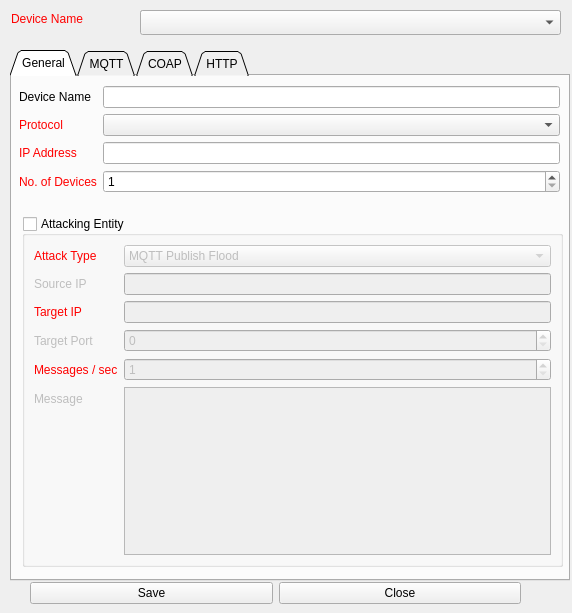
<?xml version="1.0" encoding="UTF-8"?>
<ui version="4.0">
 <class>frmNewDeviceTemplate</class>
 <widget class="QDialog" name="frmNewDeviceTemplate">
  <property name="geometry">
   <rect>
    <x>0</x>
    <y>0</y>
    <width>572</width>
    <height>613</height>
   </rect>
  </property>
  <property name="windowTitle">
   <string>New Device Template</string>
  </property>
  <widget class="QTabWidget" name="tbMain">
   <property name="geometry">
    <rect>
     <x>10</x>
     <y>50</y>
     <width>560</width>
     <height>531</height>
    </rect>
   </property>
   <property name="tabShape">
    <enum>QTabWidget::Triangular</enum>
   </property>
   <property name="currentIndex">
    <number>0</number>
   </property>
   <widget class="QWidget" name="tab">
    <attribute name="title">
     <string>General</string>
    </attribute>
    <widget class="QGroupBox" name="gbIsAttackingEntity">
     <property name="enabled">
      <bool>true</bool>
     </property>
     <property name="geometry">
      <rect>
       <x>10</x>
       <y>140</y>
       <width>541</width>
       <height>351</height>
      </rect>
     </property>
     <property name="title">
      <string>Attacking Entity</string>
     </property>
     <property name="checkable">
      <bool>true</bool>
     </property>
     <property name="checked">
      <bool>false</bool>
     </property>
     <layout class="QFormLayout" name="formLayout">
      <item row="0" column="0">
       <widget class="QLabel" name="label_4">
        <property name="styleSheet">
         <string notr="true">color: rgb(255, 0, 0);</string>
        </property>
        <property name="text">
         <string>Attack Type</string>
        </property>
       </widget>
      </item>
      <item row="0" column="1">
       <widget class="QComboBox" name="cmbAttackType">
        <item>
         <property name="text">
          <string>MQTT Publish Flood</string>
         </property>
        </item>
        <item>
         <property name="text">
          <string>MQTT Authentication Bypass</string>
         </property>
        </item>
        <item>
         <property name="text">
          <string>MQTT Crafted Packet</string>
         </property>
        </item>
        <item>
         <property name="text">
          <string>COAP PUT Flood</string>
         </property>
        </item>
        <item>
         <property name="text">
          <string>COAP Crafted Payload</string>
         </property>
        </item>
        <item>
         <property name="text">
          <string>TCP Flood</string>
         </property>
        </item>
        <item>
         <property name="text">
          <string>UDP Flood</string>
         </property>
        </item>
       </widget>
      </item>
      <item row="1" column="0">
       <widget class="QLabel" name="label_30">
        <property name="styleSheet">
         <string notr="true"/>
        </property>
        <property name="text">
         <string>Source IP</string>
        </property>
       </widget>
      </item>
      <item row="1" column="1">
       <widget class="QLineEdit" name="txtAttackingSourceIP"/>
      </item>
      <item row="2" column="0">
       <widget class="QLabel" name="label_14">
        <property name="styleSheet">
         <string notr="true">color: rgb(255, 0, 0);</string>
        </property>
        <property name="text">
         <string>Target IP</string>
        </property>
       </widget>
      </item>
      <item row="2" column="1">
       <widget class="QLineEdit" name="txtAttackingTargetIP"/>
      </item>
      <item row="3" column="0">
       <widget class="QLabel" name="label_28">
        <property name="styleSheet">
         <string notr="true"/>
        </property>
        <property name="text">
         <string>Target Port</string>
        </property>
       </widget>
      </item>
      <item row="3" column="1">
       <widget class="QSpinBox" name="sbAttackingTargetPort">
        <property name="maximum">
         <number>65535</number>
        </property>
       </widget>
      </item>
      <item row="4" column="0">
       <widget class="QLabel" name="label_29">
        <property name="styleSheet">
         <string notr="true">color: rgb(255, 0, 0);</string>
        </property>
        <property name="text">
         <string>Messages / sec</string>
        </property>
       </widget>
      </item>
      <item row="4" column="1">
       <widget class="QSpinBox" name="sbAttackingInterval">
        <property name="minimum">
         <number>1</number>
        </property>
        <property name="maximum">
         <number>1000</number>
        </property>
       </widget>
      </item>
      <item row="5" column="0">
       <widget class="QLabel" name="label_31">
        <property name="styleSheet">
         <string notr="true"/>
        </property>
        <property name="text">
         <string>Message</string>
        </property>
       </widget>
      </item>
      <item row="5" column="1">
       <widget class="QPlainTextEdit" name="txtAttackingMsg"/>
      </item>
     </layout>
    </widget>
    <widget class="QWidget" name="layoutWidget">
     <property name="geometry">
      <rect>
       <x>7</x>
       <y>10</y>
       <width>541</width>
       <height>121</height>
      </rect>
     </property>
     <layout class="QFormLayout" name="formLayout_4">
      <item row="0" column="0">
       <widget class="QLabel" name="lblDeviceName2">
        <property name="styleSheet">
         <string notr="true"/>
        </property>
        <property name="text">
         <string>Device Name</string>
        </property>
       </widget>
      </item>
      <item row="0" column="1">
       <widget class="QLineEdit" name="txtDeviceName2"/>
      </item>
      <item row="1" column="0">
       <widget class="QLabel" name="label_13">
        <property name="styleSheet">
         <string notr="true">color: rgb(255, 0, 0);</string>
        </property>
        <property name="text">
         <string>Protocol</string>
        </property>
       </widget>
      </item>
      <item row="1" column="1">
       <widget class="QComboBox" name="cmbProtocol">
        <item>
         <property name="text">
          <string/>
         </property>
        </item>
        <item>
         <property name="text">
          <string>MQTT</string>
         </property>
        </item>
        <item>
         <property name="text">
          <string>COAP</string>
         </property>
        </item>
       </widget>
      </item>
      <item row="2" column="0">
       <widget class="QLabel" name="label">
        <property name="styleSheet">
         <string notr="true">color: rgb(255, 0, 0);</string>
        </property>
        <property name="text">
         <string>IP Address</string>
        </property>
       </widget>
      </item>
      <item row="2" column="1">
       <widget class="QLineEdit" name="txtIPAddress">
        <property name="text">
         <string/>
        </property>
       </widget>
      </item>
      <item row="3" column="0">
       <widget class="QLabel" name="label_12">
        <property name="styleSheet">
         <string notr="true">color: rgb(255, 0, 0);</string>
        </property>
        <property name="text">
         <string>No. of Devices</string>
        </property>
       </widget>
      </item>
      <item row="3" column="1">
       <widget class="QSpinBox" name="sbNumofDevices">
        <property name="minimum">
         <number>1</number>
        </property>
        <property name="maximum">
         <number>1000</number>
        </property>
        <property name="value">
         <number>1</number>
        </property>
       </widget>
      </item>
     </layout>
    </widget>
   </widget>
   <widget class="QWidget" name="tpMQTT">
    <attribute name="title">
     <string>MQTT</string>
    </attribute>
    <widget class="QGroupBox" name="groupBox_3">
     <property name="geometry">
      <rect>
       <x>9</x>
       <y>44</y>
       <width>231</width>
       <height>111</height>
      </rect>
     </property>
     <property name="title">
      <string>Broker Port</string>
     </property>
     <widget class="QWidget" name="layoutWidget">
      <property name="geometry">
       <rect>
        <x>13</x>
        <y>33</y>
        <width>211</width>
        <height>60</height>
       </rect>
      </property>
      <layout class="QFormLayout" name="formLayout_2">
       <item row="0" column="0">
        <widget class="QRadioButton" name="rbMQTTRegular">
         <property name="text">
          <string>Regular</string>
         </property>
         <property name="checked">
          <bool>true</bool>
         </property>
        </widget>
       </item>
       <item row="0" column="1">
        <widget class="QSpinBox" name="sbBrokerPortRegular">
         <property name="maximum">
          <number>65535</number>
         </property>
         <property name="value">
          <number>1883</number>
         </property>
        </widget>
       </item>
       <item row="1" column="0">
        <widget class="QRadioButton" name="rbMQTTTLS">
         <property name="text">
          <string>TLS</string>
         </property>
        </widget>
       </item>
       <item row="1" column="1">
        <widget class="QSpinBox" name="sbBrokerportTLS">
         <property name="maximum">
          <number>65535</number>
         </property>
         <property name="value">
          <number>8883</number>
         </property>
        </widget>
       </item>
      </layout>
     </widget>
    </widget>
    <widget class="QGroupBox" name="gbBrookerAuthentication">
     <property name="geometry">
      <rect>
       <x>250</x>
       <y>50</y>
       <width>301</width>
       <height>102</height>
      </rect>
     </property>
     <property name="title">
      <string>Broker Authentication</string>
     </property>
     <property name="checkable">
      <bool>true</bool>
     </property>
     <property name="checked">
      <bool>false</bool>
     </property>
     <layout class="QVBoxLayout" name="verticalLayout_6">
      <item>
       <layout class="QFormLayout" name="formLayout_3">
        <item row="0" column="0">
         <widget class="QLabel" name="label_10">
          <property name="styleSheet">
           <string notr="true">color: rgb(255, 0, 0);</string>
          </property>
          <property name="text">
           <string>User Name</string>
          </property>
         </widget>
        </item>
        <item row="0" column="1">
         <widget class="QLineEdit" name="txtBrokerUserName"/>
        </item>
        <item row="1" column="0">
         <widget class="QLabel" name="label_11">
          <property name="styleSheet">
           <string notr="true">color: rgb(255, 0, 0);</string>
          </property>
          <property name="text">
           <string>Password</string>
          </property>
         </widget>
        </item>
        <item row="1" column="1">
         <widget class="QLineEdit" name="txtBrokerPassword"/>
        </item>
       </layout>
      </item>
     </layout>
    </widget>
    <widget class="QWidget" name="layoutWidget">
     <property name="geometry">
      <rect>
       <x>10</x>
       <y>10</y>
       <width>541</width>
       <height>27</height>
      </rect>
     </property>
     <layout class="QFormLayout" name="formLayout_5">
      <item row="0" column="0">
       <widget class="QLabel" name="label_3">
        <property name="styleSheet">
         <string notr="true">color: rgb(255, 0, 0);</string>
        </property>
        <property name="text">
         <string>Broker</string>
        </property>
       </widget>
      </item>
      <item row="0" column="1">
       <widget class="QLineEdit" name="txtBrokerIP">
        <property name="text">
         <string/>
        </property>
       </widget>
      </item>
     </layout>
    </widget>
    <widget class="QTabWidget" name="tbMQTTSubscribePublish">
     <property name="geometry">
      <rect>
       <x>10</x>
       <y>150</y>
       <width>541</width>
       <height>351</height>
      </rect>
     </property>
     <property name="currentIndex">
      <number>1</number>
     </property>
     <widget class="QWidget" name="tab_4">
      <attribute name="title">
       <string>Subscribe</string>
      </attribute>
      <widget class="QPushButton" name="btnAddSubscribeTopic">
       <property name="geometry">
        <rect>
         <x>70</x>
         <y>33</y>
         <width>89</width>
         <height>25</height>
        </rect>
       </property>
       <property name="text">
        <string>Add</string>
       </property>
      </widget>
      <widget class="QComboBox" name="cmbSubscribeTopic">
       <property name="geometry">
        <rect>
         <x>70</x>
         <y>5</y>
         <width>401</width>
         <height>25</height>
        </rect>
       </property>
      </widget>
      <widget class="QLabel" name="label_15">
       <property name="geometry">
        <rect>
         <x>20</x>
         <y>6</y>
         <width>51</width>
         <height>17</height>
        </rect>
       </property>
       <property name="text">
        <string>Topic</string>
       </property>
      </widget>
      <widget class="QTableWidget" name="tbWidgetSubscribeTopic">
       <property name="geometry">
        <rect>
         <x>20</x>
         <y>60</y>
         <width>512</width>
         <height>260</height>
        </rect>
       </property>
      </widget>
      <widget class="QPushButton" name="btnAdMQTTSubscribeTopic">
       <property name="geometry">
        <rect>
         <x>471</x>
         <y>5</y>
         <width>23</width>
         <height>25</height>
        </rect>
       </property>
       <property name="text">
        <string>+</string>
       </property>
      </widget>
     </widget>
     <widget class="QWidget" name="tab_5">
      <attribute name="title">
       <string>Publish</string>
      </attribute>
      <widget class="QComboBox" name="cmbMQTTPublishTopic">
       <property name="geometry">
        <rect>
         <x>100</x>
         <y>5</y>
         <width>281</width>
         <height>25</height>
        </rect>
       </property>
      </widget>
      <widget class="QLabel" name="label_16">
       <property name="geometry">
        <rect>
         <x>20</x>
         <y>5</y>
         <width>51</width>
         <height>17</height>
        </rect>
       </property>
       <property name="text">
        <string>Topic</string>
       </property>
      </widget>
      <widget class="QComboBox" name="cmbMQTTPublishDataProfile">
       <property name="geometry">
        <rect>
         <x>100</x>
         <y>35</y>
         <width>381</width>
         <height>25</height>
        </rect>
       </property>
      </widget>
      <widget class="QLabel" name="label_17">
       <property name="geometry">
        <rect>
         <x>10</x>
         <y>35</y>
         <width>81</width>
         <height>17</height>
        </rect>
       </property>
       <property name="text">
        <string>Data Profile</string>
       </property>
      </widget>
      <widget class="QComboBox" name="cmbMQTTPublishTimeProfile">
       <property name="geometry">
        <rect>
         <x>100</x>
         <y>65</y>
         <width>381</width>
         <height>25</height>
        </rect>
       </property>
      </widget>
      <widget class="QLabel" name="label_18">
       <property name="geometry">
        <rect>
         <x>10</x>
         <y>65</y>
         <width>111</width>
         <height>17</height>
        </rect>
       </property>
       <property name="text">
        <string>Time Profile</string>
       </property>
      </widget>
      <widget class="QPushButton" name="btnMQTTPublishDataProfile">
       <property name="geometry">
        <rect>
         <x>480</x>
         <y>35</y>
         <width>23</width>
         <height>25</height>
        </rect>
       </property>
       <property name="text">
        <string>+</string>
       </property>
      </widget>
      <widget class="QLabel" name="label_19">
       <property name="geometry">
        <rect>
         <x>410</x>
         <y>5</y>
         <width>41</width>
         <height>25</height>
        </rect>
       </property>
       <property name="text">
        <string>QoS</string>
       </property>
      </widget>
      <widget class="QComboBox" name="cmbMQTTQoS">
       <property name="geometry">
        <rect>
         <x>450</x>
         <y>5</y>
         <width>51</width>
         <height>25</height>
        </rect>
       </property>
       <item>
        <property name="text">
         <string>0</string>
        </property>
       </item>
       <item>
        <property name="text">
         <string>1</string>
        </property>
       </item>
       <item>
        <property name="text">
         <string>2</string>
        </property>
       </item>
      </widget>
      <widget class="QTableWidget" name="tbWidgetMQTTPublish">
       <property name="geometry">
        <rect>
         <x>10</x>
         <y>122</y>
         <width>521</width>
         <height>201</height>
        </rect>
       </property>
      </widget>
      <widget class="QPushButton" name="btnMQTTPublishTimeProfile">
       <property name="geometry">
        <rect>
         <x>480</x>
         <y>65</y>
         <width>23</width>
         <height>25</height>
        </rect>
       </property>
       <property name="text">
        <string>+</string>
       </property>
      </widget>
      <widget class="QPushButton" name="btnAdMQTTPublishTopic">
       <property name="geometry">
        <rect>
         <x>382</x>
         <y>5</y>
         <width>23</width>
         <height>25</height>
        </rect>
       </property>
       <property name="text">
        <string>+</string>
       </property>
      </widget>
      <widget class="QPushButton" name="btnMQTTPublish">
       <property name="geometry">
        <rect>
         <x>100</x>
         <y>95</y>
         <width>89</width>
         <height>25</height>
        </rect>
       </property>
       <property name="text">
        <string>Add</string>
       </property>
      </widget>
     </widget>
    </widget>
   </widget>
   <widget class="QWidget" name="tpCOAP">
    <attribute name="title">
     <string>COAP</string>
    </attribute>
    <widget class="QLabel" name="label_21">
     <property name="geometry">
      <rect>
       <x>10</x>
       <y>40</y>
       <width>111</width>
       <height>17</height>
      </rect>
     </property>
     <property name="text">
      <string>CoAP Command</string>
     </property>
    </widget>
    <widget class="QLabel" name="label_22">
     <property name="geometry">
      <rect>
       <x>10</x>
       <y>70</y>
       <width>111</width>
       <height>17</height>
      </rect>
     </property>
     <property name="text">
      <string>Time Profile</string>
     </property>
    </widget>
    <widget class="QLabel" name="label_23">
     <property name="geometry">
      <rect>
       <x>10</x>
       <y>100</y>
       <width>111</width>
       <height>17</height>
      </rect>
     </property>
     <property name="text">
      <string>Data Profile</string>
     </property>
    </widget>
    <widget class="QComboBox" name="cmbCoapCommand">
     <property name="geometry">
      <rect>
       <x>140</x>
       <y>40</y>
       <width>411</width>
       <height>25</height>
      </rect>
     </property>
     <item>
      <property name="text">
       <string>GET</string>
      </property>
     </item>
     <item>
      <property name="text">
       <string>POST</string>
      </property>
     </item>
     <item>
      <property name="text">
       <string>PUT</string>
      </property>
     </item>
     <item>
      <property name="text">
       <string>DELETE</string>
      </property>
     </item>
     <item>
      <property name="text">
       <string>DISCOVER</string>
      </property>
     </item>
    </widget>
    <widget class="QComboBox" name="cmbCoapTimeProfile">
     <property name="geometry">
      <rect>
       <x>140</x>
       <y>70</y>
       <width>391</width>
       <height>25</height>
      </rect>
     </property>
    </widget>
    <widget class="QPushButton" name="btnAddCoapTimeProfile">
     <property name="geometry">
      <rect>
       <x>530</x>
       <y>70</y>
       <width>23</width>
       <height>25</height>
      </rect>
     </property>
     <property name="text">
      <string>+</string>
     </property>
    </widget>
    <widget class="QPushButton" name="btnAddCoapDataProfile">
     <property name="geometry">
      <rect>
       <x>530</x>
       <y>100</y>
       <width>23</width>
       <height>25</height>
      </rect>
     </property>
     <property name="text">
      <string>+</string>
     </property>
    </widget>
    <widget class="QPushButton" name="btnCoapAdd">
     <property name="geometry">
      <rect>
       <x>140</x>
       <y>130</y>
       <width>89</width>
       <height>25</height>
      </rect>
     </property>
     <property name="text">
      <string>Add</string>
     </property>
    </widget>
    <widget class="QTableWidget" name="tbWidgetCoap">
     <property name="geometry">
      <rect>
       <x>10</x>
       <y>160</y>
       <width>545</width>
       <height>341</height>
      </rect>
     </property>
    </widget>
    <widget class="QLabel" name="label_20">
     <property name="geometry">
      <rect>
       <x>10</x>
       <y>11</y>
       <width>91</width>
       <height>17</height>
      </rect>
     </property>
     <property name="styleSheet">
      <string notr="true">color: rgb(255, 0, 0);</string>
     </property>
     <property name="text">
      <string>CoAP URL</string>
     </property>
    </widget>
    <widget class="QLineEdit" name="txtCoapUrl">
     <property name="geometry">
      <rect>
       <x>140</x>
       <y>11</y>
       <width>411</width>
       <height>25</height>
      </rect>
     </property>
     <property name="text">
      <string/>
     </property>
    </widget>
    <widget class="QLineEdit" name="txtCoapParameters">
     <property name="enabled">
      <bool>true</bool>
     </property>
     <property name="geometry">
      <rect>
       <x>140</x>
       <y>100</y>
       <width>391</width>
       <height>25</height>
      </rect>
     </property>
     <property name="text">
      <string/>
     </property>
    </widget>
    <widget class="QComboBox" name="cmbCoapDataProfile">
     <property name="geometry">
      <rect>
       <x>140</x>
       <y>100</y>
       <width>391</width>
       <height>25</height>
      </rect>
     </property>
    </widget>
    <zorder>txtCoapParameters</zorder>
    <zorder>label_21</zorder>
    <zorder>label_22</zorder>
    <zorder>label_23</zorder>
    <zorder>cmbCoapCommand</zorder>
    <zorder>cmbCoapTimeProfile</zorder>
    <zorder>btnAddCoapTimeProfile</zorder>
    <zorder>btnAddCoapDataProfile</zorder>
    <zorder>btnCoapAdd</zorder>
    <zorder>tbWidgetCoap</zorder>
    <zorder>label_20</zorder>
    <zorder>txtCoapUrl</zorder>
    <zorder>cmbCoapDataProfile</zorder>
   </widget>
   <widget class="QWidget" name="tpHTTP">
    <attribute name="title">
     <string>HTTP</string>
    </attribute>
    <widget class="QComboBox" name="cmbHttpCommand">
     <property name="geometry">
      <rect>
       <x>140</x>
       <y>40</y>
       <width>411</width>
       <height>25</height>
      </rect>
     </property>
     <item>
      <property name="text">
       <string>GET</string>
      </property>
     </item>
     <item>
      <property name="text">
       <string>SEND</string>
      </property>
     </item>
     <item>
      <property name="text">
       <string>POST</string>
      </property>
     </item>
     <item>
      <property name="text">
       <string>RECEIVE</string>
      </property>
     </item>
    </widget>
    <widget class="QLabel" name="label_25">
     <property name="geometry">
      <rect>
       <x>10</x>
       <y>40</y>
       <width>111</width>
       <height>17</height>
      </rect>
     </property>
     <property name="text">
      <string>HTTP Command</string>
     </property>
    </widget>
    <widget class="QLineEdit" name="txtHttpUrl">
     <property name="geometry">
      <rect>
       <x>140</x>
       <y>11</y>
       <width>411</width>
       <height>25</height>
      </rect>
     </property>
     <property name="text">
      <string/>
     </property>
    </widget>
    <widget class="QLabel" name="label_26">
     <property name="geometry">
      <rect>
       <x>10</x>
       <y>11</y>
       <width>91</width>
       <height>17</height>
      </rect>
     </property>
     <property name="styleSheet">
      <string notr="true">color: rgb(255, 0, 0);</string>
     </property>
     <property name="text">
      <string>HTTP URL</string>
     </property>
    </widget>
    <widget class="QComboBox" name="cmbHttpTimeProfile">
     <property name="geometry">
      <rect>
       <x>140</x>
       <y>70</y>
       <width>391</width>
       <height>25</height>
      </rect>
     </property>
    </widget>
    <widget class="QLabel" name="label_27">
     <property name="geometry">
      <rect>
       <x>10</x>
       <y>70</y>
       <width>111</width>
       <height>17</height>
      </rect>
     </property>
     <property name="text">
      <string>Time Profile</string>
     </property>
    </widget>
    <widget class="QPushButton" name="btnHttpAdd">
     <property name="geometry">
      <rect>
       <x>140</x>
       <y>130</y>
       <width>89</width>
       <height>25</height>
      </rect>
     </property>
     <property name="text">
      <string>Add</string>
     </property>
    </widget>
    <widget class="QTableWidget" name="tbWidgetHttp">
     <property name="geometry">
      <rect>
       <x>10</x>
       <y>160</y>
       <width>545</width>
       <height>341</height>
      </rect>
     </property>
    </widget>
    <widget class="QPushButton" name="btnAddHttpDataProfile">
     <property name="geometry">
      <rect>
       <x>530</x>
       <y>100</y>
       <width>23</width>
       <height>25</height>
      </rect>
     </property>
     <property name="text">
      <string>+</string>
     </property>
    </widget>
    <widget class="QPushButton" name="btnAddHttpTimeProfile">
     <property name="geometry">
      <rect>
       <x>530</x>
       <y>70</y>
       <width>23</width>
       <height>25</height>
      </rect>
     </property>
     <property name="text">
      <string>+</string>
     </property>
    </widget>
    <widget class="QLabel" name="label_24">
     <property name="geometry">
      <rect>
       <x>10</x>
       <y>100</y>
       <width>111</width>
       <height>17</height>
      </rect>
     </property>
     <property name="text">
      <string>Parameters</string>
     </property>
    </widget>
    <widget class="QLineEdit" name="txtHttpParameters">
     <property name="geometry">
      <rect>
       <x>140</x>
       <y>100</y>
       <width>391</width>
       <height>25</height>
      </rect>
     </property>
     <property name="text">
      <string/>
     </property>
    </widget>
    <widget class="QComboBox" name="cmbHttpDataProfile">
     <property name="geometry">
      <rect>
       <x>140</x>
       <y>100</y>
       <width>391</width>
       <height>25</height>
      </rect>
     </property>
    </widget>
    <zorder>txtHttpParameters</zorder>
    <zorder>cmbHttpCommand</zorder>
    <zorder>label_25</zorder>
    <zorder>txtHttpUrl</zorder>
    <zorder>label_26</zorder>
    <zorder>cmbHttpTimeProfile</zorder>
    <zorder>label_27</zorder>
    <zorder>btnHttpAdd</zorder>
    <zorder>tbWidgetHttp</zorder>
    <zorder>btnAddHttpDataProfile</zorder>
    <zorder>btnAddHttpTimeProfile</zorder>
    <zorder>label_24</zorder>
    <zorder>cmbHttpDataProfile</zorder>
   </widget>
  </widget>
  <widget class="QWidget" name="layoutWidget">
   <property name="geometry">
    <rect>
     <x>30</x>
     <y>580</y>
     <width>491</width>
     <height>27</height>
    </rect>
   </property>
   <layout class="QHBoxLayout" name="horizontalLayout_2">
    <item>
     <widget class="QPushButton" name="btnCreate">
      <property name="text">
       <string>Save</string>
      </property>
     </widget>
    </item>
    <item>
     <widget class="QPushButton" name="btnClose">
      <property name="text">
       <string>Close</string>
      </property>
     </widget>
    </item>
   </layout>
  </widget>
  <widget class="QComboBox" name="cmbTemplates">
   <property name="geometry">
    <rect>
     <x>140</x>
     <y>10</y>
     <width>421</width>
     <height>25</height>
    </rect>
   </property>
   <property name="editable">
    <bool>false</bool>
   </property>
   <property name="currentText">
    <string/>
   </property>
  </widget>
  <widget class="QLabel" name="lblDeviceName">
   <property name="geometry">
    <rect>
     <x>11</x>
     <y>11</y>
     <width>81</width>
     <height>16</height>
    </rect>
   </property>
   <property name="styleSheet">
    <string notr="true">color: rgb(255, 0, 0);</string>
   </property>
   <property name="text">
    <string>Device Name</string>
   </property>
  </widget>
  <widget class="QLineEdit" name="txtDeviceName">
   <property name="geometry">
    <rect>
     <x>140</x>
     <y>10</y>
     <width>421</width>
     <height>23</height>
    </rect>
   </property>
  </widget>
  <zorder>txtDeviceName</zorder>
  <zorder>cmbTemplates</zorder>
  <zorder>tbMain</zorder>
  <zorder>layoutWidget</zorder>
  <zorder>lblDeviceName</zorder>
 </widget>
 <resources/>
 <connections/>
</ui>
